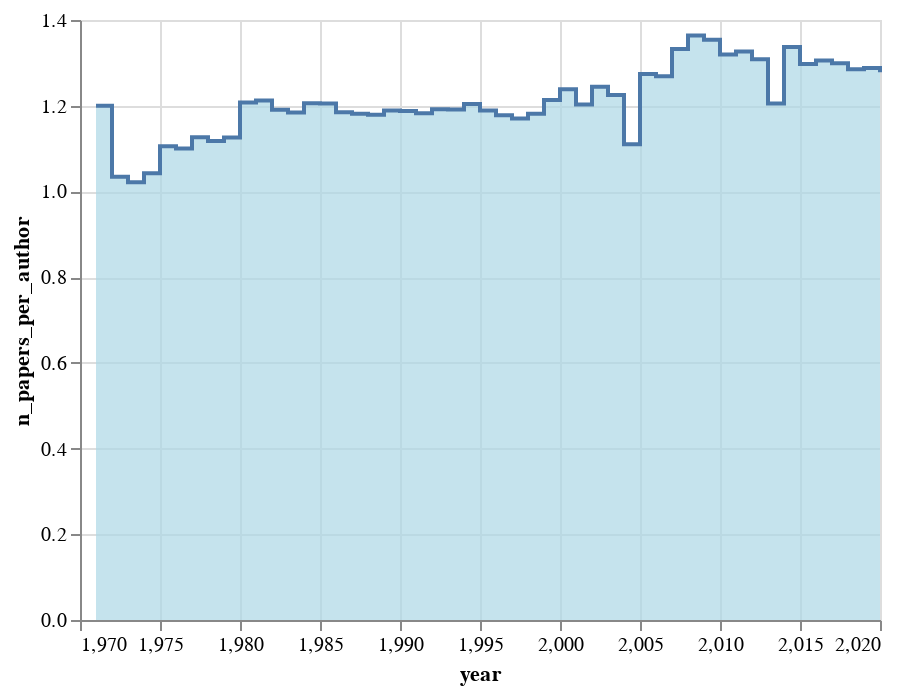

Notebook source saved alongside this figure:
### Code cell
alt.Chart(df_summary).mark_area(
    color="lightblue",
    interpolate='step-after',
    line=True
).encode(
    x='year',
    y='n_papers_per_author'
)

### Figure 1 — Vega-Lite specification as saved in the notebook (floating-point values rounded to 4 significant figures)
{"config": {"view": {"continuousWidth": 400, "continuousHeight": 300}}, "data": {"name": "data-b0d64454579e5b17c1b44d523476cb66"}, "mark": {"type": "area", "color": "lightblue", "interpolate": "step-after", "line": true}, "encoding": {"x": {"type": "quantitative", "field": "year"}, "y": {"type": "quantitative", "field": "n_papers_per_author"}}, "$schema": "https://vega.github.io/schema/vega-lite/v4.8.1.json", "datasets": {"data-b0d64454579e5b17c1b44d523476cb66": [{"year": 1971, "n_authors": 35, "n_papers": 28, "n_authors_per_paper": 1.5, "n_papers_per_author": 1.2, "n_collabs": 13, "n_isolates": 12, "mean_collabs": 0.7429, "largest_component": 0.1143, "deg_assort": -0.2133, "avg_clustering": 0.0, "transitivity": 0.0}, {"year": 1972, "n_authors": 58, "n_papers": 42, "n_authors_per_paper": 1.429, "n_papers_per_author": 1.034, "n_collabs": 18, "n_isolates": 22, "mean_collabs": 0.6207, "largest_component": 0.03448, "deg_assort": null, "avg_clustering": 0.0, "transitivity": 0.0}, {"year": 1973, "n_authors": 47, "n_papers": 36, "n_authors_per_paper": 1.333, "n_papers_per_author": 1.021, "n_collabs": 12, "n_isolates": 23, "mean_collabs": 0.5106, "largest_component": 0.04255, "deg_assort": null, "avg_clustering": 0.0, "transitivity": 0.0}, {"year": 1974, "n_authors": 47, "n_papers": 34, "n_authors_per_paper": 1.441, "n_papers_per_author": 1.043, "n_collabs": 15, "n_isolates": 17, "mean_collabs": 0.6383, "largest_component": 0.04255, "deg_assort": null, "avg_clustering": 0.0, "transitivity": 0.0}, {"year": 1975, "n_authors": 161, "n_papers": 131, "n_authors_per_paper": 1.359, "n_papers_per_author": 1.106, "n_collabs": 44, "n_isolates": 74, "mean_collabs": 0.5466, "largest_component": 0.01863, "deg_assort": -0.02326, "avg_clustering": 0.0, "transitivity": 0.0}, {"year": 1976, "n_authors": 120, "n_papers": 96, "n_authors_per_paper": 1.375, "n_papers_per_author": 1.1, "n_collabs": 35, "n_isolates": 54, "mean_collabs": 0.5833, "largest_component": 0.03333, "deg_assort": -0.09804, "avg_clustering": 0.0, "transitivity": 0.0}, {"year": 1977, "n_authors": 103, "n_papers": 81, "n_authors_per_paper": 1.432, "n_papers_per_author": 1.126, "n_collabs": 34, "n_isolates": 38, "mean_collabs": 0.6602, "largest_component": 0.02913, "deg_assort": -0.09677, "avg_clustering": 0.0, "transitivity": 0.0}, {"year": 1978, "n_authors": 34, "n_papers": 28, "n_authors_per_paper": 1.357, "n_papers_per_author": 1.118, "n_collabs": 10, "n_isolates": 14, "mean_collabs": 0.5882, "largest_component": 0.05882, "deg_assort": null, "avg_clustering": 0.0, "transitivity": 0.0}, {"year": 1979, "n_authors": 8860, "n_papers": 7996, "n_authors_per_paper": 1.248, "n_papers_per_author": 1.126, "n_collabs": 1914, "n_isolates": 5197, "mean_collabs": 0.4321, "largest_component": 0.0006772, "deg_assort": 0.01995, "avg_clustering": 0.0, "transitivity": 0.0}, {"year": 1980, "n_authors": 15717, "n_papers": 15008, "n_authors_per_paper": 1.265, "n_papers_per_author": 1.208, "n_collabs": 3797, "n_isolates": 8707, "mean_collabs": 0.4832, "largest_component": 0.000509, "deg_assort": -0.02675, "avg_clustering": 0.0001485, "transitivity": 0.004184}, {"year": 1981, "n_authors": 15820, "n_papers": 15090, "n_authors_per_paper": 1.271, "n_papers_per_author": 1.212, "n_collabs": 3909, "n_isolates": 8603, "mean_collabs": 0.4942, "largest_component": 0.0006321, "deg_assort": 0.0005716, "avg_clustering": 0.0, "transitivity": 0.0}, {"year": 1982, "n_authors": 13248, "n_papers": 12408, "n_authors_per_paper": 1.271, "n_papers_per_author": 1.191, "n_collabs": 3231, "n_isolates": 7205, "mean_collabs": 0.4878, "largest_component": 0.0006793, "deg_assort": -0.01462, "avg_clustering": 0.0, "transitivity": 0.0}, {"year": 1983, "n_authors": 14570, "n_papers": 13565, "n_authors_per_paper": 1.272, "n_papers_per_author": 1.184, "n_collabs": 3527, "n_isolates": 7947, "mean_collabs": 0.4841, "largest_component": 0.0004804, "deg_assort": -0.008598, "avg_clustering": 0.0, "transitivity": 0.0}, {"year": 1984, "n_authors": 14422, "n_papers": 13707, "n_authors_per_paper": 1.268, "n_papers_per_author": 1.206, "n_collabs": 3488, "n_isolates": 7955, "mean_collabs": 0.4837, "largest_component": 0.0007627, "deg_assort": 0.02082, "avg_clustering": 0.0001618, "transitivity": 0.00471}, {"year": 1985, "n_authors": 14106, "n_papers": 13415, "n_authors_per_paper": 1.268, "n_papers_per_author": 1.205, "n_collabs": 3418, "n_isolates": 7728, "mean_collabs": 0.4846, "largest_component": 0.0005671, "deg_assort": 0.004392, "avg_clustering": 0.0, "transitivity": 0.0}, {"year": 1986, "n_authors": 14348, "n_papers": 13360, "n_authors_per_paper": 1.272, "n_papers_per_author": 1.185, "n_collabs": 3513, "n_isolates": 7740, "mean_collabs": 0.4897, "largest_component": 0.000697, "deg_assort": -0.01331, "avg_clustering": 0.0, "transitivity": 0.0}, {"year": 1987, "n_authors": 14471, "n_papers": 13475, "n_authors_per_paper": 1.269, "n_papers_per_author": 1.181, "n_collabs": 3466, "n_isolates": 7976, "mean_collabs": 0.479, "largest_component": 0.0008983, "deg_assort": 0.05712, "avg_clustering": 0.0003686, "transitivity": 0.01172}, {"year": 1988, "n_authors": 13647, "n_papers": 12683, "n_authors_per_paper": 1.268, "n_papers_per_author": 1.179, "n_collabs": 3265, "n_isolates": 7483, "mean_collabs": 0.4785, "largest_component": 0.0005129, "deg_assort": 0.02302, "avg_clustering": 0.0, "transitivity": 0.0}, {"year": 1989, "n_authors": 15746, "n_papers": 14852, "n_authors_per_paper": 1.26, "n_papers_per_author": 1.189, "n_collabs": 3721, "n_isolates": 8757, "mean_collabs": 0.4726, "largest_component": 0.0004446, "deg_assort": -0.009351, "avg_clustering": 0.0, "transitivity": 0.0}, {"year": 1990, "n_authors": 15161, "n_papers": 14224, "n_authors_per_paper": 1.266, "n_papers_per_author": 1.187, "n_collabs": 3636, "n_isolates": 8336, "mean_collabs": 0.4797, "largest_component": 0.0005277, "deg_assort": 0.02035, "avg_clustering": 0.0001979, "transitivity": 0.005714}, {"year": 1991, "n_authors": 15641, "n_papers": 14467, "n_authors_per_paper": 1.278, "n_papers_per_author": 1.182, "n_collabs": 3851, "n_isolates": 8415, "mean_collabs": 0.4924, "largest_component": 0.0005115, "deg_assort": 0.0154, "avg_clustering": 0.0, "transitivity": 0.0}, {"year": 1992, "n_authors": 15973, "n_papers": 14889, "n_authors_per_paper": 1.278, "n_papers_per_author": 1.192, "n_collabs": 3978, "n_isolates": 8567, "mean_collabs": 0.4981, "largest_component": 0.0005008, "deg_assort": 0.07064, "avg_clustering": 0.0003965, "transitivity": 0.02396}, {"year": 1993, "n_authors": 15768, "n_papers": 14683, "n_authors_per_paper": 1.279, "n_papers_per_author": 1.191, "n_collabs": 3910, "n_isolates": 8438, "mean_collabs": 0.4959, "largest_component": 0.0005074, "deg_assort": -0.003961, "avg_clustering": 9.513e-05, "transitivity": 0.005445}, {"year": 1994, "n_authors": 17965, "n_papers": 16970, "n_authors_per_paper": 1.275, "n_papers_per_author": 1.204, "n_collabs": 4480, "n_isolates": 9653, "mean_collabs": 0.4987, "largest_component": 0.000835, "deg_assort": 0.04235, "avg_clustering": 0.0, "transitivity": 0.0}, {"year": 1995, "n_authors": 17882, "n_papers": 16748, "n_authors_per_paper": 1.269, "n_papers_per_author": 1.189, "n_collabs": 4327, "n_isolates": 9758, "mean_collabs": 0.484, "largest_component": 0.0005033, "deg_assort": 0.04411, "avg_clustering": 0.0001305, "transitivity": 0.004854}, {"year": 1996, "n_authors": 17514, "n_papers": 16117, "n_authors_per_paper": 1.28, "n_papers_per_author": 1.178, "n_collabs": 4354, "n_isolates": 9343, "mean_collabs": 0.4972, "largest_component": 0.0003997, "deg_assort": -0.007636, "avg_clustering": 0.0001713, "transitivity": 0.004886}, {"year": 1997, "n_authors": 17462, "n_papers": 15988, "n_authors_per_paper": 1.278, "n_papers_per_author": 1.17, "n_collabs": 4282, "n_isolates": 9388, "mean_collabs": 0.4904, "largest_component": 0.0004009, "deg_assort": 0.01113, "avg_clustering": 0.0, "transitivity": 0.0}, {"year": 1998, "n_authors": 21557, "n_papers": 14482, "n_authors_per_paper": 1.758, "n_papers_per_author": 1.181, "n_collabs": 17871, "n_isolates": 6230, "mean_collabs": 1.658, "largest_component": 0.004685, "deg_assort": 0.8288, "avg_clustering": 0.374, "transitivity": 0.8591}, {"year": 1999, "n_authors": 26441, "n_papers": 17212, "n_authors_per_paper": 1.864, "n_papers_per_author": 1.213, "n_collabs": 25535, "n_isolates": 6745, "mean_collabs": 1.931, "largest_component": 0.004992, "deg_assort": 0.7577, "avg_clustering": 0.4213, "transitivity": 0.8359}, {"year": 2000, "n_authors": 26663, "n_papers": 17873, "n_authors_per_paper": 1.847, "n_papers_per_author": 1.238, "n_collabs": 25841, "n_isolates": 6901, "mean_collabs": 1.938, "largest_component": 0.006038, "deg_assort": 0.8258, "avg_clustering": 0.4107, "transitivity": 0.8388}, {"year": 2001, "n_authors": 24504, "n_papers": 15852, "n_authors_per_paper": 1.86, "n_papers_per_author": 1.203, "n_collabs": 23559, "n_isolates": 6346, "mean_collabs": 1.923, "largest_component": 0.005673, "deg_assort": 0.7124, "avg_clustering": 0.4285, "transitivity": 0.8308}, {"year": 2002, "n_authors": 28400, "n_papers": 18485, "n_authors_per_paper": 1.912, "n_papers_per_author": 1.245, "n_collabs": 29089, "n_isolates": 6718, "mean_collabs": 2.049, "largest_component": 0.02947, "deg_assort": 0.6185, "avg_clustering": 0.4384, "transitivity": 0.788}, {"year": 2003, "n_authors": 27480, "n_papers": 17449, "n_authors_per_paper": 1.929, "n_papers_per_author": 1.225, "n_collabs": 28829, "n_isolates": 6391, "mean_collabs": 2.098, "largest_component": 0.004803, "deg_assort": 0.7948, "avg_clustering": 0.4556, "transitivity": 0.8458}, {"year": 2004, "n_authors": 11193, "n_papers": 6432, "n_authors_per_paper": 1.932, "n_papers_per_author": 1.11, "n_collabs": 11136, "n_isolates": 2806, "mean_collabs": 1.99, "largest_component": 0.005092, "deg_assort": 0.9276, "avg_clustering": 0.4537, "transitivity": 0.9234}, {"year": 2005, "n_authors": 33034, "n_papers": 18775, "n_authors_per_paper": 2.242, "n_papers_per_author": 1.274, "n_collabs": 44784, "n_isolates": 5384, "mean_collabs": 2.711, "largest_component": 0.09136, "deg_assort": 0.6143, "avg_clustering": 0.545, "transitivity": 0.7351}, {"year": 2006, "n_authors": 34145, "n_papers": 18837, "n_authors_per_paper": 2.3, "n_papers_per_author": 1.269, "n_collabs": 48534, "n_isolates": 5061, "mean_collabs": 2.843, "largest_component": 0.07846, "deg_assort": 0.6835, "avg_clustering": 0.5567, "transitivity": 0.7646}, {"year": 2007, "n_authors": 47580, "n_papers": 28125, "n_authors_per_paper": 2.254, "n_papers_per_author": 1.332, "n_collabs": 69576, "n_isolates": 7609, "mean_collabs": 2.925, "largest_component": 0.1646, "deg_assort": 0.5609, "avg_clustering": 0.5437, "transitivity": 0.7004}, {"year": 2008, "n_authors": 59667, "n_papers": 35104, "n_authors_per_paper": 2.318, "n_papers_per_author": 1.364, "n_collabs": 92181, "n_isolates": 8751, "mean_collabs": 3.09, "largest_component": 0.2003, "deg_assort": 0.5342, "avg_clustering": 0.5646, "transitivity": 0.6902}, {"year": 2009, "n_authors": 70702, "n_papers": 41251, "n_authors_per_paper": 2.32, "n_papers_per_author": 1.354, "n_collabs": 113433, "n_isolates": 10591, "mean_collabs": 3.209, "largest_component": 0.2118, "deg_assort": 0.8821, "avg_clustering": 0.564, "transitivity": 0.7853}, {"year": 2010, "n_authors": 65676, "n_papers": 37039, "n_authors_per_paper": 2.34, "n_papers_per_author": 1.32, "n_collabs": 100742, "n_isolates": 9570, "mean_collabs": 3.068, "largest_component": 0.1823, "deg_assort": 0.7687, "avg_clustering": 0.5725, "transitivity": 0.7523}, {"year": 2011, "n_authors": 67938, "n_papers": 36226, "n_authors_per_paper": 2.488, "n_papers_per_author": 1.327, "n_collabs": 116363, "n_isolates": 8740, "mean_collabs": 3.426, "largest_component": 0.2069, "deg_assort": 0.6723, "avg_clustering": 0.5995, "transitivity": 0.7055}, {"year": 2012, "n_authors": 66880, "n_papers": 35059, "n_authors_per_paper": 2.496, "n_papers_per_author": 1.308, "n_collabs": 113423, "n_isolates": 8323, "mean_collabs": 3.392, "largest_component": 0.2006, "deg_assort": 0.6344, "avg_clustering": 0.6077, "transitivity": 0.725}, {"year": 2013, "n_authors": 41771, "n_papers": 19696, "n_authors_per_paper": 2.556, "n_papers_per_author": 1.205, "n_collabs": 67267, "n_isolates": 5049, "mean_collabs": 3.221, "largest_component": 0.08073, "deg_assort": 0.6317, "avg_clustering": 0.6296, "transitivity": 0.8003}, {"year": 2014, "n_authors": 68363, "n_papers": 37226, "n_authors_per_paper": 2.456, "n_papers_per_author": 1.337, "n_collabs": 114852, "n_isolates": 8417, "mean_collabs": 3.36, "largest_component": 0.2105, "deg_assort": 0.911, "avg_clustering": 0.6033, "transitivity": 0.8042}, {"year": 2015, "n_authors": 67181, "n_papers": 36610, "n_authors_per_paper": 2.38, "n_papers_per_author": 1.297, "n_collabs": 99874, "n_isolates": 8830, "mean_collabs": 2.973, "largest_component": 0.1344, "deg_assort": 0.5224, "avg_clustering": 0.5833, "transitivity": 0.7345}, {"year": 2016, "n_authors": 72588, "n_papers": 38587, "n_authors_per_paper": 2.455, "n_papers_per_author": 1.305, "n_collabs": 115138, "n_isolates": 8665, "mean_collabs": 3.172, "largest_component": 0.1615, "deg_assort": 0.7194, "avg_clustering": 0.6025, "transitivity": 0.754}, {"year": 2017, "n_authors": 73079, "n_papers": 38305, "n_authors_per_paper": 2.479, "n_papers_per_author": 1.299, "n_collabs": 115579, "n_isolates": 8428, "mean_collabs": 3.163, "largest_component": 0.1701, "deg_assort": 0.6176, "avg_clustering": 0.6045, "transitivity": 0.7548}, {"year": 2018, "n_authors": 71355, "n_papers": 35528, "n_authors_per_paper": 2.581, "n_papers_per_author": 1.285, "n_collabs": 122699, "n_isolates": 7367, "mean_collabs": 3.439, "largest_component": 0.1816, "deg_assort": 0.8811, "avg_clustering": 0.6283, "transitivity": 0.8138}, {"year": 2019, "n_authors": 75878, "n_papers": 36991, "n_authors_per_paper": 2.642, "n_papers_per_author": 1.288, "n_collabs": 132041, "n_isolates": 7256, "mean_collabs": 3.48, "largest_component": 0.1909, "deg_assort": 0.9046, "avg_clustering": 0.643, "transitivity": 0.8107}, {"year": 2020, "n_authors": 77282, "n_papers": 37152, "n_authors_per_paper": 2.659, "n_papers_per_author": 1.278, "n_collabs": 133958, "n_isolates": 7373, "mean_collabs": 3.467, "largest_component": 0.1917, "deg_assort": 0.6969, "avg_clustering": 0.6467, "transitivity": 0.7676}]}}
